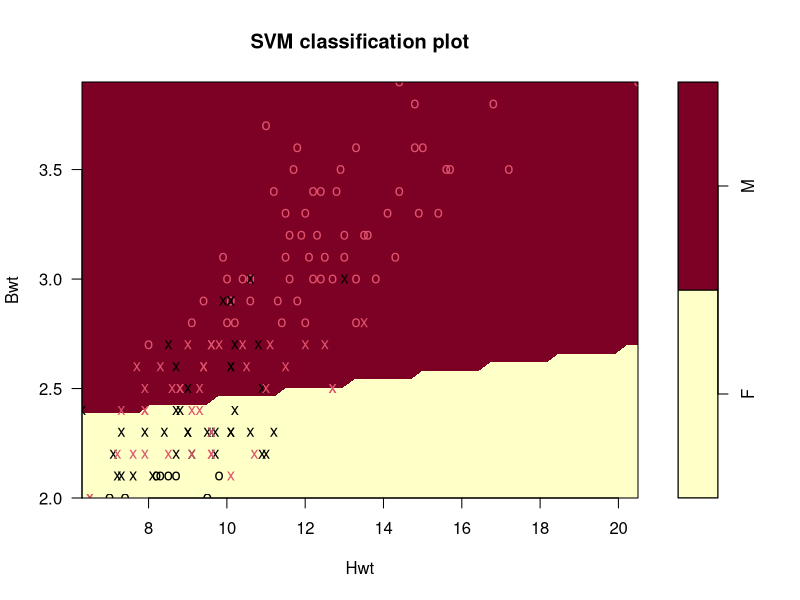
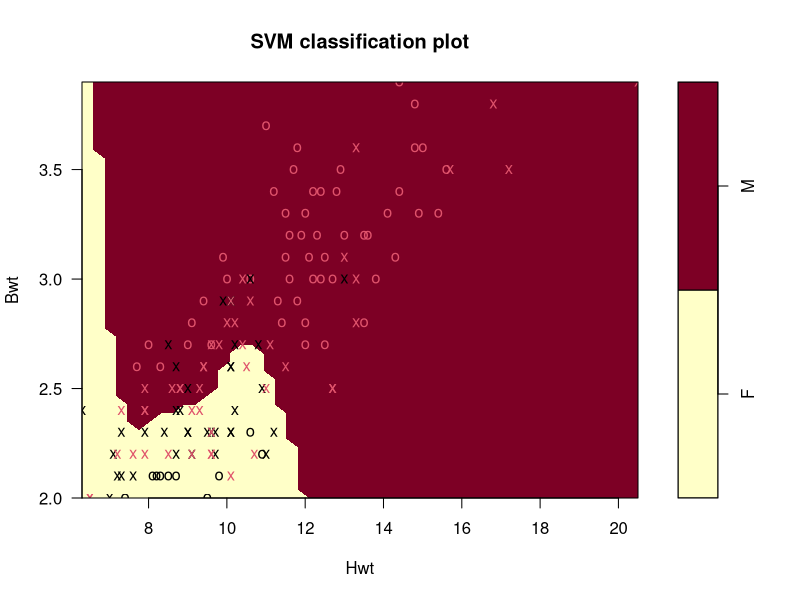
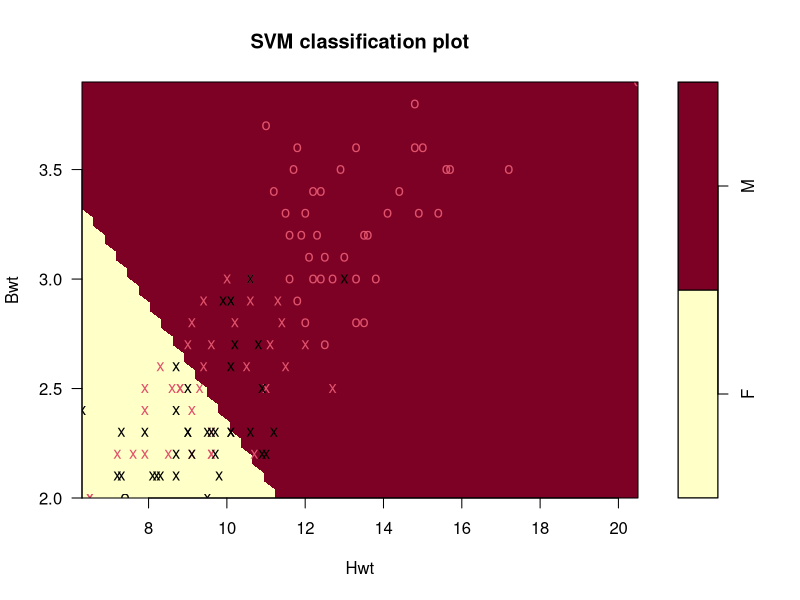
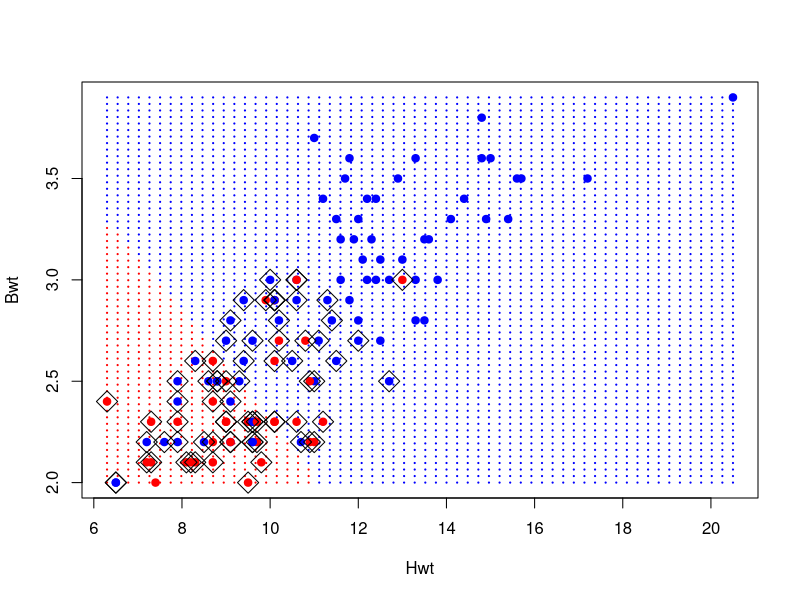
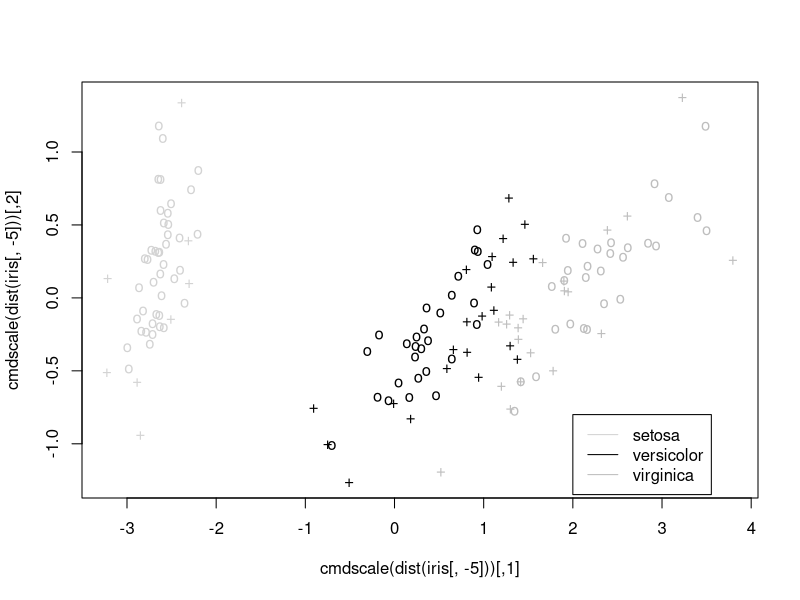
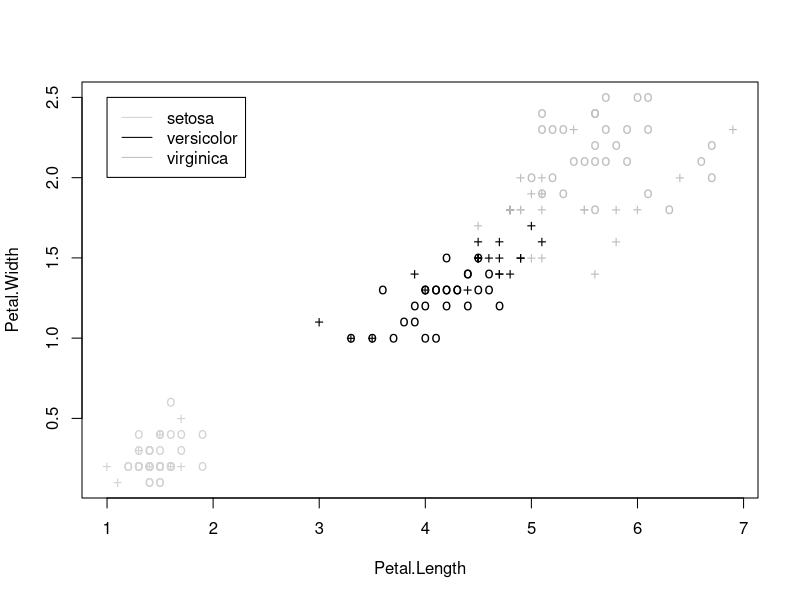

Write the R code that produced these figures, in order.
#支持向量机是现在被广泛用于解决多类非线性分类问题和回归问题。
#传递给函数svm()的关键参数是kernel、cost和gamma。
#Kernel指的是支持向量机的类型，它可能是线性SVM、多项式SVM、径向SVM或Sigmoid SVM。
#Cost是违反约束时的成本函数，gamma是除线性SVM外其余所有SVM都使用的一个参数。
#还有一个类型参数，用于指定该模型是用于回归、分类还是异常检测。
#但是这个参数不需要显式地设置，因为支持向量机会基于响应变量的类别自动检测这个参数，响应变量的类别可能是一个因子或一个连续变量。所以对于分类问题，一定要把你的响应变量作为一个因子。

#例子一参考：http://blog.jobbole.com/84714/
#例子一：使用支持向量机实现二元分类器，使用的数据是来自MASS包的cats数据集。
 #在本例中你将尝试使用体重和心脏重量来预测一只猫的性别。我们拿数据集中20%的数据点，用于测试模型的准确性（在其余的80%的数据上建立模型）。
library(e1071)
data(cats, package="MASS")
inputData <- data.frame(cats[, c (2,3)], response = as.factor(cats$Sex)) # response as factor
# linear SVM 线性SVM
svmfit <- svm(response ~ ., data = inputData, kernel = "linear", cost = 10, scale = FALSE) # linear svm, scaling turned OFF
print(svmfit)
plot(svmfit, inputData)
compareTable <- table (inputData$response, predict(svmfit))  # tabulate
mean(inputData$response != predict(svmfit)) # 19.44% misclassification error

# radial SVM
#注：径向基函数作为一个受欢迎的内核函数，可以通过设置内核参数作为“radial”来使用。当使用一个带有“radial”的内核时，结果中的超平面就不需要是一个线性的了。
#通常定义一个弯曲的区域来界定类别之间的分隔，这也往往导致相同的训练数据，更高的准确度。
svmfit <- svm(response ~ ., data = inputData, kernel = "radial", cost = 10, scale = FALSE) # radial svm, scaling turned OFF
print(svmfit)
plot(svmfit, inputData)
compareTable <- table (inputData$response, predict(svmfit))  # tabulate
mean(inputData$response != predict(svmfit)) # 18.75% misclassification error

#可以使用tune.svm()函数，来寻找svm()函数的最优参数。
### Tuning
# Prepare training and test data
set.seed(100) # for reproducing results
rowIndices <- 1 : nrow(inputData) # prepare row indices
sampleSize <- 0.8 * length(rowIndices) # training sample size
trainingRows <- sample (rowIndices, sampleSize) # random sampling
trainingData <- inputData[trainingRows, ] # training data
testData <- inputData[-trainingRows, ] # test data
tuned <- tune.svm(response ~., data = trainingData, gamma = 10^(-6:-1), cost = 10^(1:2)) # tune
summary (tuned) # to select best gamma and cost当cost为100，gamma为0.001时产生最小的错误率

#cost=100,gamma=0.00,kernal=radial
svmfit <- svm (response ~ ., data = trainingData, kernel = "radial", cost = 100, gamma=0.001, scale = FALSE) # radial svm, scaling turned OFF
print(svmfit)
plot(svmfit, trainingData)
compareTable <- table (testData$response, predict(svmfit, testData))  # comparison table
mean(testData$response != predict(svmfit, testData)) # 13.79% misclassification error

#网格图
# Grid Plot
n_points_in_grid = 60 # num grid points in a line
x_axis_range <- range (inputData[, 2]) # range of X axis
y_axis_range <- range (inputData[, 1]) # range of Y axis
X_grid_points <- seq (from=x_axis_range[1], to=x_axis_range[2], length=n_points_in_grid) # grid points along x-axis
Y_grid_points <- seq (from=y_axis_range[1], to=y_axis_range[2], length=n_points_in_grid) # grid points along y-axis
all_grid_points <- expand.grid (X_grid_points, Y_grid_points) # generate all grid points
names (all_grid_points) <- c("Hwt", "Bwt") # rename
all_points_predited <- predict(svmfit, all_grid_points) # predict for all points in grid
color_array <- c("red", "blue")[as.numeric(all_points_predited)] # colors for all points based on predictions
plot (all_grid_points, col=color_array, pch=20, cex=0.25) # plot all grid points
points (x=trainingData$Hwt, y=trainingData$Bwt, col=c("red", "blue")[as.numeric(trainingData$response)], pch=19) # plot data points
points (trainingData[svmfit$index, c (2, 1)], pch=5, cex=2) # plot support vectors



#例子二 参考《数据挖掘 R语言实战》 采用鸢尾花作为数据集
library(e1071)
data(iris)						# 获取数据集iris
###第一种格式建立模型
model <- svm(Species~.,data=iris)				# 建立svm模型
###第二种格式建立模型
x <- iris[,-5]						# 提取iris数据中除第5列以外的数据作为特征变量
y <- iris[,5]						# 提取iris数据中的第5列数据作为结果变量(即响应变量)
model <- svm(x,y,kernel ="radial",gamma =if(is.vector(x)) 1 else 1/ncol(x))   # 建立svm模型

###对模型进行预测
x <- iris[,1:4]									  # 确认需要进行预测的样本特征矩阵
pred <- predict(model,x)								# 根据模型model对x数据进行预测
pred[sample(1:150,8)]								 # 随机挑选8个预测结果进行展示
table(pred,y)								# 模型预测精度展示

###实际建模过程中完整操作
attach(iris)					# 将数据iris按列单独确认为向量
x <- subset(iris,select = -Species)		# 确定特征变量为数据iris中除去Species的其他项
y <- Species				# 确定结果变量为数据iris中的Species项
type <- c("C-classification","nu-classification","one-classification")# 确定将要适用的分类方式
kernel <- c("linear","polynomial","radial","sigmoid")				#确定将要适用的核函数
pred <- array(0,dim=c(150,3,4))		#初始化预测结果矩阵的三维长度分别为150，3，4
accuracy <- matrix(0,3,4)						#初始化模型精准度矩阵的两维分别为3，4
yy <- as.integer(y)					#为方便模型精度计算，将结果变量数量化为1，2，3
for(i in 1:3)								#确认i影响的维度代表分类方式
{
  for(j in 1:4)							#确认j影响的维度代表核函数
  {
    pred[,i,j]=predict(svm(x,y,type=type[i],kernel=kernel[j]),x)   #对每一模型进行预测
    if(i>2)
    {
      accuracy[i,j]=sum(pred[,i,j]!=1)
    }
    else
    {
      accuracy[i,j]=sum(pred[,i,j]!=yy)
    }
  }
}
dimnames(accuracy)=list(type,kernel)					#确定模型精度变量的列名和行名
table(pred[,1,3],y)							# 模型预测精度展示

###模型可视化
plot(cmdscale(dist(iris[,-5])),col=c("lightgray","black","gray")[as.integer(iris[,5])],pch= c("o","+")[1:150 %in% model$index + 1])                # 绘制模型分类散点图
legend(2,-0.8,c("setosa","versicolor","virginica"),col=c("lightgray","black","gray"),lty=1)		# 标记图例

data(iris)										#读入数据iris
model=svm(Species~., data = iris)							#利用公式格式建立模型
plot(model,iris,Petal.Width~Petal.Length,fill=FALSE,symbolPalette=c("lightgray","black","grey"),svSymbol="+")
#绘制模型类别关于花萼宽度和长度的分类情况
legend(1,2.5,c("setosa","versicolor","virginica"),col=c("lightgray","black","gray"),lty=1)		#标记图例

###模型进一步优化
wts=c(1,1,1)							# 确定模型各个类别的比重为1：1：1
names(wts)=c("setosa","versicolor","virginica")			#确定各个比重对应的类别
model1=svm(x,y,class.weights=wts)				#建立模型
wts=c(1,100,100)						# 确定模型各个类别的比重为1：100：100
names(wts)=c("setosa","versicolor","virginica")			#确定各个比重对应的类别
model2=svm(x,y,class.weights=wts)				#建立模型
pred2=predict(model2,x)						#根据模型进行预测
table(pred2,y)							#展示预测结果
wts=c(1,500,500)						# 确定模型各个类别的比重为1：500：500
names(wts)=c("setosa","versicolor","virginica")			#确定各个比重对应的类别
model3=svm(x,y,class.weights=wts)				#建立模型
pred3=predict(model3,x)						#根据模型进行预测
table(pred3,y)				 			#展示预测结果